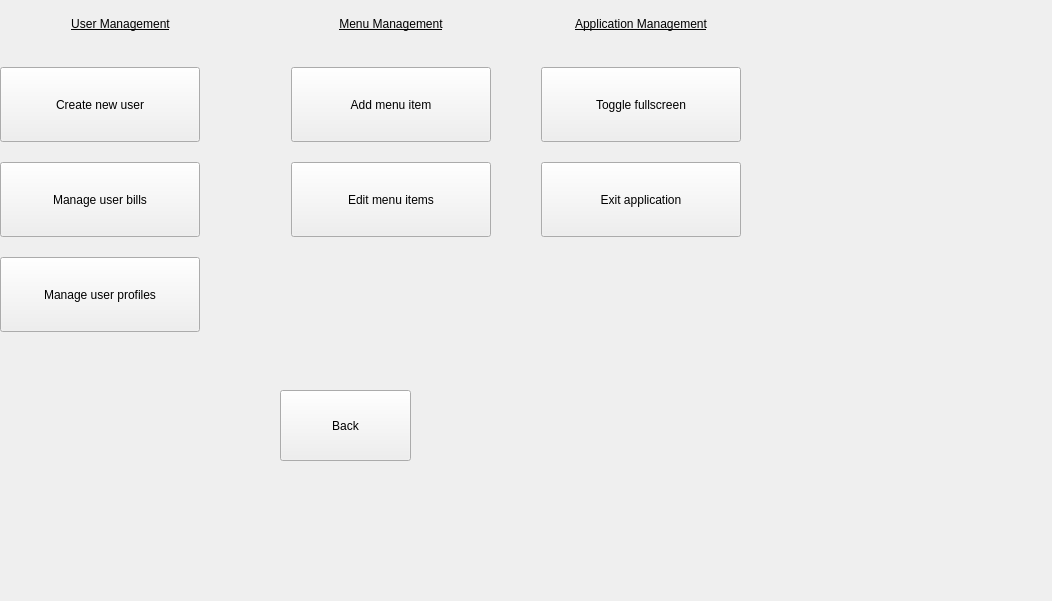
<?xml version="1.0" encoding="UTF-8"?>
<ui version="4.0">
 <class>Form</class>
 <widget class="QWidget" name="Form">
  <property name="geometry">
   <rect>
    <x>0</x>
    <y>0</y>
    <width>1052</width>
    <height>601</height>
   </rect>
  </property>
  <property name="minimumSize">
   <size>
    <width>0</width>
    <height>57</height>
   </size>
  </property>
  <property name="windowTitle">
   <string>Form</string>
  </property>
  <widget class="QWidget" name="layoutWidget">
   <property name="geometry">
    <rect>
     <x>0</x>
     <y>0</y>
     <width>741</width>
     <height>332</height>
    </rect>
   </property>
   <layout class="QGridLayout" name="gridLayout">
    <property name="horizontalSpacing">
     <number>50</number>
    </property>
    <property name="verticalSpacing">
     <number>20</number>
    </property>
    <item row="0" column="1">
     <widget class="QLabel" name="label_2">
      <property name="font">
       <font>
        <pointsize>9</pointsize>
        <underline>true</underline>
       </font>
      </property>
      <property name="text">
       <string>Menu Management</string>
      </property>
      <property name="scaledContents">
       <bool>true</bool>
      </property>
      <property name="alignment">
       <set>Qt::AlignCenter</set>
      </property>
     </widget>
    </item>
    <item row="0" column="0">
     <widget class="QLabel" name="label">
      <property name="sizePolicy">
       <sizepolicy hsizetype="Expanding" vsizetype="Expanding">
        <horstretch>0</horstretch>
        <verstretch>0</verstretch>
       </sizepolicy>
      </property>
      <property name="font">
       <font>
        <pointsize>9</pointsize>
        <underline>true</underline>
       </font>
      </property>
      <property name="text">
       <string>User Management</string>
      </property>
      <property name="scaledContents">
       <bool>true</bool>
      </property>
      <property name="alignment">
       <set>Qt::AlignCenter</set>
      </property>
     </widget>
    </item>
    <item row="0" column="2">
     <widget class="QLabel" name="label_3">
      <property name="font">
       <font>
        <pointsize>9</pointsize>
        <underline>true</underline>
       </font>
      </property>
      <property name="text">
       <string>Application Management</string>
      </property>
      <property name="scaledContents">
       <bool>true</bool>
      </property>
      <property name="alignment">
       <set>Qt::AlignCenter</set>
      </property>
     </widget>
    </item>
    <item row="1" column="0">
     <widget class="QPushButton" name="pushButton_createNewUser">
      <property name="sizePolicy">
       <sizepolicy hsizetype="Fixed" vsizetype="Fixed">
        <horstretch>0</horstretch>
        <verstretch>0</verstretch>
       </sizepolicy>
      </property>
      <property name="minimumSize">
       <size>
        <width>200</width>
        <height>75</height>
       </size>
      </property>
      <property name="text">
       <string>Create new user</string>
      </property>
     </widget>
    </item>
    <item row="1" column="1">
     <widget class="QPushButton" name="pushButton_addMenuItem">
      <property name="sizePolicy">
       <sizepolicy hsizetype="Fixed" vsizetype="Minimum">
        <horstretch>0</horstretch>
        <verstretch>0</verstretch>
       </sizepolicy>
      </property>
      <property name="minimumSize">
       <size>
        <width>200</width>
        <height>75</height>
       </size>
      </property>
      <property name="text">
       <string>Add menu item</string>
      </property>
     </widget>
    </item>
    <item row="3" column="0">
     <widget class="QPushButton" name="pushButton_manageUserProfiles">
      <property name="sizePolicy">
       <sizepolicy hsizetype="Fixed" vsizetype="Fixed">
        <horstretch>0</horstretch>
        <verstretch>0</verstretch>
       </sizepolicy>
      </property>
      <property name="minimumSize">
       <size>
        <width>200</width>
        <height>75</height>
       </size>
      </property>
      <property name="text">
       <string>Manage user profiles</string>
      </property>
     </widget>
    </item>
    <item row="2" column="0">
     <widget class="QPushButton" name="pushButton_manageUserBills">
      <property name="sizePolicy">
       <sizepolicy hsizetype="Fixed" vsizetype="Fixed">
        <horstretch>0</horstretch>
        <verstretch>0</verstretch>
       </sizepolicy>
      </property>
      <property name="minimumSize">
       <size>
        <width>200</width>
        <height>75</height>
       </size>
      </property>
      <property name="text">
       <string>Manage user bills</string>
      </property>
     </widget>
    </item>
    <item row="1" column="2">
     <widget class="QPushButton" name="pushButton_toggleFullscreen">
      <property name="sizePolicy">
       <sizepolicy hsizetype="Fixed" vsizetype="Fixed">
        <horstretch>0</horstretch>
        <verstretch>0</verstretch>
       </sizepolicy>
      </property>
      <property name="minimumSize">
       <size>
        <width>200</width>
        <height>75</height>
       </size>
      </property>
      <property name="text">
       <string>Toggle fullscreen</string>
      </property>
     </widget>
    </item>
    <item row="2" column="1">
     <widget class="QPushButton" name="pushButton_editMenuItems">
      <property name="sizePolicy">
       <sizepolicy hsizetype="Fixed" vsizetype="Fixed">
        <horstretch>0</horstretch>
        <verstretch>0</verstretch>
       </sizepolicy>
      </property>
      <property name="minimumSize">
       <size>
        <width>200</width>
        <height>75</height>
       </size>
      </property>
      <property name="text">
       <string>Edit menu items</string>
      </property>
     </widget>
    </item>
    <item row="2" column="2">
     <widget class="QPushButton" name="pushButton_exitApplication">
      <property name="sizePolicy">
       <sizepolicy hsizetype="Fixed" vsizetype="Minimum">
        <horstretch>0</horstretch>
        <verstretch>0</verstretch>
       </sizepolicy>
      </property>
      <property name="minimumSize">
       <size>
        <width>200</width>
        <height>75</height>
       </size>
      </property>
      <property name="text">
       <string>Exit application</string>
      </property>
     </widget>
    </item>
   </layout>
  </widget>
  <widget class="QPushButton" name="pushButton_back">
   <property name="geometry">
    <rect>
     <x>280</x>
     <y>390</y>
     <width>131</width>
     <height>71</height>
    </rect>
   </property>
   <property name="text">
    <string>Back</string>
   </property>
  </widget>
 </widget>
 <resources/>
 <connections/>
</ui>
